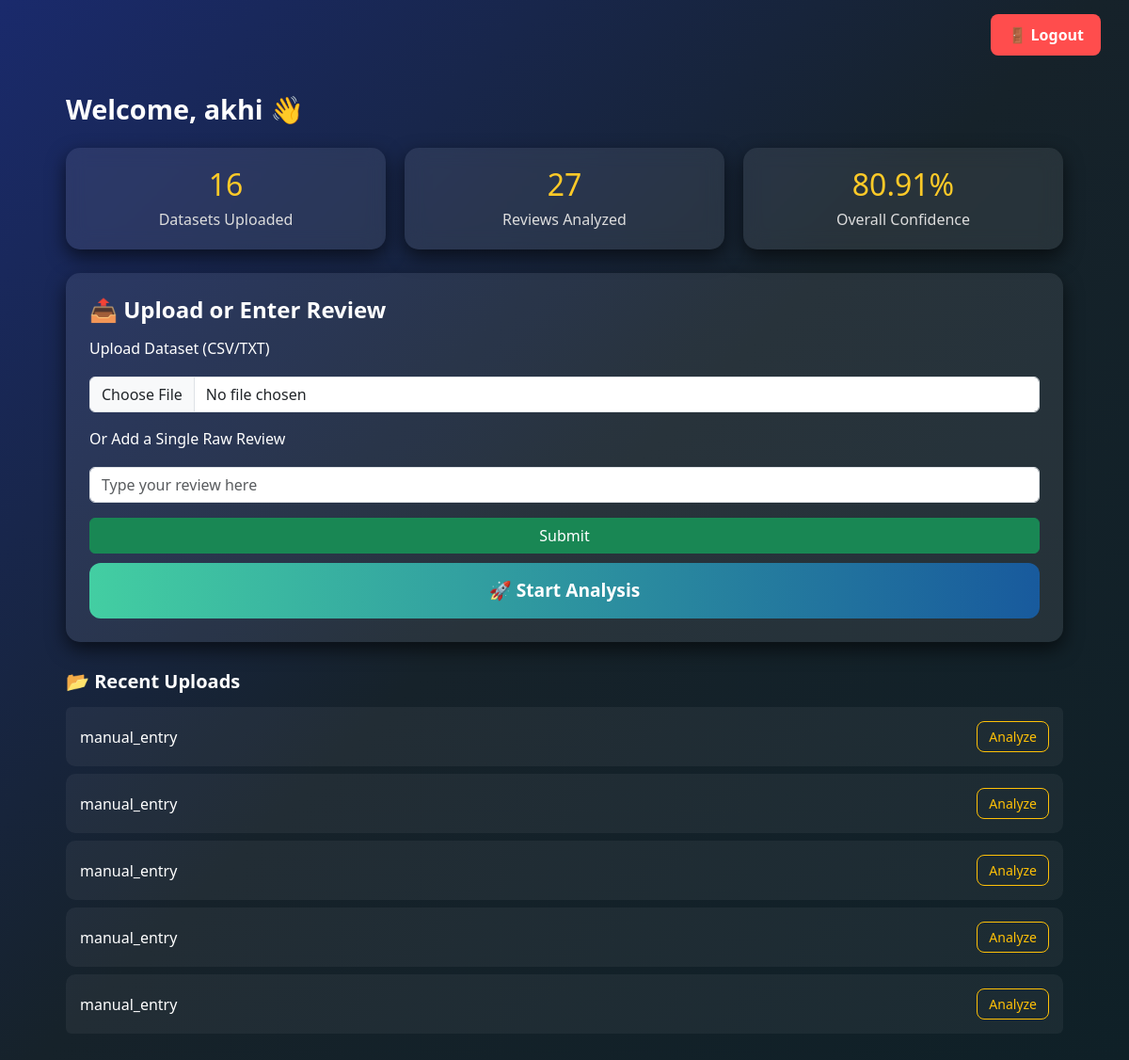
Page /dashboard (signed in) on the committed database.
### app.py (models this page shows)
class User(db.Model, UserMixin):
    id = db.Column(db.Integer, primary_key=True)
    name = db.Column(db.String(120), nullable=False)
    email = db.Column(db.String(120), unique=True, nullable=False)
    password = db.Column(db.String(200), nullable=False)
    role = db.Column(db.String(20), default='user')
    datasets = db.relationship('Dataset', backref='owner', lazy=True)
    last_active = db.Column(db.DateTime, default=datetime.utcnow)
    active = db.Column(db.Boolean, default=True)

class Dataset(db.Model):
    id = db.Column(db.Integer, primary_key=True)
    user_id = db.Column(db.Integer, db.ForeignKey('user.id'), nullable=False)
    file_name = db.Column(db.String(200))
    upload_date = db.Column(db.DateTime, default=datetime.utcnow)
    reviews = db.relationship('Review', backref='dataset', lazy=True, cascade="all, delete-orphan")

### app.py (the view, shortened to what this page needs)
@app.route('/dashboard', methods=['GET', 'POST'])
@login_required
def dashboard():
    if current_user.role != 'user':
        return redirect(url_for('admin_dashboard'))
    from sqlalchemy import func
    user_id = current_user.id
    datasets_count = Dataset.query.filter_by(user_id=user_id).count()
    reviews_count = Review.query.join(Dataset).filter(Dataset.user_id == user_id).count()
    uploads = Dataset.query.filter_by(user_id=user_id).order_by(Dataset.upload_date.desc()).limit(5).all()
    missing = (Review.query
               .join(Dataset)
               .filter(Dataset.user_id == user_id, Review.confidence.is_(None))
               .all())
    avg_conf = (db.session.query(func.avg(Review.confidence))
                .join(Dataset)
                .filter(Dataset.user_id == user_id, Review.confidence.isnot(None))
                .scalar()) or 0.0
    avg_confidence = round(avg_conf, 2)
    return render_template(
        'user/dashboard.html',
        datasets_count=datasets_count,
        reviews_count=reviews_count,
        uploads=uploads,
        avg_confidence=avg_confidence
    )

### app.py (called while the page is built)
@login_manager.user_loader
def load_user(user_id):
    return User.query.get(int(user_id))

### templates/user/dashboard.html (shortened to what this page needs)
<!DOCTYPE html>
<html lang="en">
<head>
  <link href="https://cdn.jsdelivr.net/npm/bootstrap@5.3.0/dist/css/bootstrap.min.css" rel="stylesheet">
</head>
<body>
  <div class="top-bar">
    <a href="{{ url_for('logout') }}" class="logout-btn">🚪 Logout</a>
  </div>
  <div class="dashboard-container">
    <div class="welcome">Welcome, {{ current_user.name }} 👋</div>
    <div class="stats">
      <div class="stat-card">
        <h3>{{ datasets_count }}</h3>
        <p>Datasets Uploaded</p>
      </div>
      <div class="stat-card">
        <h3>{{ reviews_count }}</h3>
        <p>Reviews Analyzed</p>
      </div>
  <div class="stat-card">
    <h3>{{ avg_confidence }}%</h3>
    <p>Overall Confidence</p>
  </div>
</div>
    <div class="upload-section">
      <h4>📤 Upload or Enter Review</h4>
      <form method="post" action="{{ url_for('dashboard') }}" enctype="multipart/form-data">
        <label class="form-label">Upload Dataset (CSV/TXT)</label>
        <input class="form-control" type="file" name="file">
        <label class="form-label mt-3">Or Add a Single Raw Review</label>
        <input class="form-control" type="text" name="raw_review" placeholder="Type your review here">
        <button class="btn btn-success w-100 mt-3" type="submit">Submit</button>
      </form>
      {% if uploads %}
        <a href="{{ url_for('analysis_all') }}">
          <button class="start-analysis-btn">🚀 Start Analysis</button>
        </a>
      {% else %}
        <button class="start-analysis-btn" disabled>🚀 Start Analysis (No Data)</button>
      {% endif %}
    </div>
    <div class="recent-section">
      <h5>📂 Recent Uploads</h5>
      <ul class="list-group">
        {% for ds in uploads %}
          <li class="list-group-item">
            {{ ds.file_name }}
            <div>
               <a class="btn btn-sm btn-outline-warning ms-1" href="{{ url_for('dataset_analysis', dataset_id=ds.id) }}">Analyze</a>
            </div>
          </li>
        {% else %}
          <li class="list-group-item">No uploads yet</li>
        {% endfor %}
      </ul>
    </div>
  </div>
  <div class="toast-container position-fixed bottom-0 end-0 p-3">
  </div>
</body>
</html>

### templates/user/dashboard.html (style rules this page uses)
body { background: linear-gradient(135deg, #1a2a6c, #16222a, #0f2027); font-family: "Segoe UI", sans-serif; color: white; margin: 0; padding: 0; }
.top-bar { display: flex; justify-content: flex-end; padding: 15px 30px; }
.logout-btn { background: #ff4d4d; border: none; padding: 10px 18px; border-radius: 8px; font-weight: 600; color: #fff; transition: all 0.3s ease; text-decoration: none; }
.dashboard-container { max-width: 1100px; margin: auto; padding: 20px; }
.welcome { font-size: 1.8rem; font-weight: bold; margin-bottom: 20px; }
.stats { display: flex; gap: 20px; margin-bottom: 25px; }
.stat-card { flex: 1; background: rgba(255, 255, 255, 0.08); border-radius: 15px; padding: 20px; text-align: center; backdrop-filter: blur(10px); box-shadow: 0 8px 20px rgba(0, 0, 0, 0.6); transition: all 0.3s ease; }
.stat-card h3 { font-size: 2rem; margin: 0; color: #ffca28; }
.stat-card p { margin: 5px 0 0; color: #ddd; }
.upload-section { background: rgba(255, 255, 255, 0.08); padding: 25px; border-radius: 15px; margin-bottom: 30px; box-shadow: 0 8px 20px rgba(0,0,0,0.6); }
.upload-section h4 { margin-bottom: 15px; font-weight: 600; }
.upload-section input, .upload-section button { margin-top: 10px; }
.recent-section h5 { margin-bottom: 15px; font-weight: 600; }
.list-group-item { background: rgba(255,255,255,0.05); border: none; color: white; margin-bottom: 8px; border-radius: 10px; padding: 15px; display: flex; justify-content: space-between; align-items: center; transition: all 0.3s ease; }
.list-group-item .btn { border-radius: 8px; padding: 5px 12px; }
.start-analysis-btn { width: 100%; padding: 15px; font-size: 1.2rem; font-weight: 600; background: linear-gradient(to right, #43cea2, #185a9d); border: none; border-radius: 12px; color: #fff; margin-top: 20px; transition: all 0.3s ease; }

### rows in the picture
User: name "akhi"
Dataset: file_name "manual_entry"
Dataset: file_name "manual_entry"
Dataset: file_name "manual_entry"
Dataset: file_name "manual_entry"
Dataset: file_name "manual_entry"

### other values in the picture
{{ datasets_count }} "16"
{{ reviews_count }} "27"
{{ avg_confidence }} "80.91"
